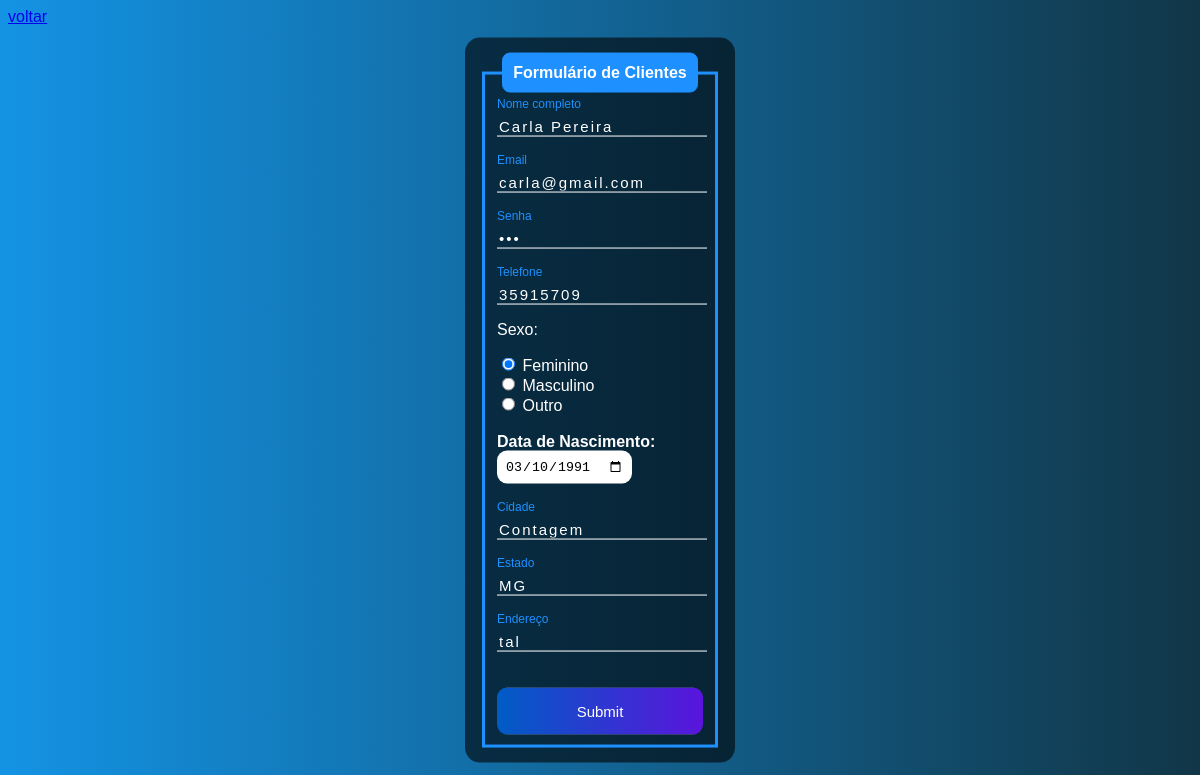
The app's page /edit.php?id=4 with its own data.
### tables this page shows
CREATE TABLE `usuarios` (
  `id` smallint(6) NOT NULL,
  `nome` varchar(50) DEFAULT NULL,
  `email` varchar(150) DEFAULT NULL,
  `senha` varchar(50) DEFAULT NULL,
  `telefone` varchar(15) DEFAULT NULL,
  `sexo` char(15) DEFAULT NULL,
  `data_nasc` date DEFAULT NULL,
  `cidade` varchar(50) DEFAULT NULL,
  `estado` varchar(50) DEFAULT NULL,
  `endereco` varchar(50) DEFAULT NULL
);

### edit.php (the view, shortened to what this page needs)
<?php
if(!empty($_GET['id']))
{
include_once ('config.php');
$id = $_GET['id'];
$sqlSelect = "SELECT * FROM usuarios WHERE id=$id";
$result = $conexao->query($sqlSelect);
if($result->num_rows > 0)
{
    while($user_data = mysqli_fetch_assoc($result))
    {
        $nome = $user_data['nome'];
        $email = $user_data['email'];
        $senha = $user_data['senha'];
        $telefone = $user_data['telefone'];
        $sexo = $user_data['sexo'];
        $data_nasc = $user_data['data_nasc'];
        $cidade = $user_data['cidade'];
        $estado = $user_data['estado'];
        $endereco = $user_data['endereco'];
    }
}
else
{
    header('Location: sistema.php');
}
}
else
{
    header('Location: sistema.php');
}
?>
<!DOCTYPE html>
<html lang="en">
<head>
    <link rel="stylesheet" type="text/css" href="css/edit-style.css">
</head>
<body>
    <a href="sistema.php">voltar</a>
    <div class="box">
        <form id="edit" action="saveEdit.php" method="POST">
            <fieldset>
                <legend><b>Formulário de Clientes</b></legend>
                <br>
                <div class="inputBox">
                    <input type="text" name="nome" id="nome" class="inputUser" value="<?php echo $nome ?>" required>
                    <label for="nome" class="labelInput">Nome completo</label>
                </div>
                <br><br>
                <div class="inputBox">
                    <input type="text" name="email" id="email" class="inputUser" value="<?php echo $email ?>" required>
                    <label for="email" class="labelInput">Email</label>
                </div>
                <br><br>
                <div class="inputBox">
                    <input type="password" name="senha" id="senha" class="inputUser" value="<?php echo $senha ?>" required>
                    <label for="senha" class="labelInput">Senha</label>
                </div>
                <br><br>
                <div class="inputBox">
                    <input type="tel" name="telefone" id="telefone" class="inputUser" value="<?php echo $telefone ?>" required>
                    <label for="telefone" class="labelInput">Telefone</label>
                </div>
                <p>Sexo:</p>
                <input type="radio" id="feminino" name="genero" value="feminino" <?php echo ($sexo == 'feminino') ? 'checked' : '' ?> required>
                <label for="femininno">Feminino</label>
                <br>
                <input type="radio" id="masculino" name="genero" value="masculino" <?php echo ($sexo == 'masculino') ? 'checked' : '' ?> required>
                <label for="masculino">Masculino</label>
                <br>
                <input type="radio" id="outro" name="genero" value="outro" <?php echo ($sexo == 'outro') ? 'checked' : '' ?> required>
                <label for="outro">Outro</label>
                <br><br>
                <label for="data_nascimento"><b>Data de Nascimento:</b></label>
                <input type="date" name="data_nascimento" id="data_nascimento" value="<?php echo $data_nasc ?>" required>
                <br><br><br>
                <div class="inputBox">
                    <input type="text" name="cidade" id="cidade" class="inputUser" value="<?php echo $cidade ?>" required>
                    <label for="cidade" class="labelInput">Cidade</label>
                </div>
                <br><br>
                <div class="inputBox">
                    <input type="text" name="estado" id="estado" class="inputUser" value="<?php echo $estado ?>" required>
                    <label for="estado" class="labelInput">Estado</label>
                </div>
                <br><br>
                <div class="inputBox">
                    <input type="text" name="endereco" id="endereco" class="inputUser" value="<?php echo $endereco ?>" required>
                    <label for="endereco" class="labelInput">Endereço</label>
                </div>
                <br><br>
                <input type="submit" name="update" id="update">
            </fieldset>
        </form>
    </div>
</body>
</html>

### css/edit-style.css (style rules this page uses)
body { font-family: Arial, Helvetica, sans-serif; background-image: linear-gradient(to right, rgb(20, 147, 228), rgb(17, 54, 71)); }
.box { color: white; position: absolute; top: 50%; left: 50%; transform: translate(-50%, -50%); background-color: rgba(0, 0, 0, 0.6); padding: 15px; border-radius: 15px; width: 20%; }
fieldset { border: 3px solid dodgerblue; }
legend { border: 1px solid dodgerblue; padding: 10px; text-align: center; background-color: dodgerblue; border-radius: 8px; }
.inputBox { position: relative; }
.inputUser { background: none; border: none; border-bottom: 1px solid white; outline: none; color: white; font-size: 15px; width: 100%; letter-spacing: 2px; }
.labelInput { position: absolute; top: 0px; left: 0px; pointer-events: none; transition: .5s; }
.inputUser:focus ~ .labelInput, .inputUser:valid ~ .labelInput { top: -20px; font-size: 12px; color: dodgerblue; }
#data_nascimento { border: none; padding: 8px; border-radius: 10px; outline: none; }
#update { background-image: linear-gradient(to right, rgb(0, 92, 197), rgb(90, 20, 220)); width: 100%; border: none; padding: 15px; color: white; font-size: 15px; cursor: pointer; border-radius: 10px; }

### records on screen
usuarios: nome "Carla Pereira", email "carla@gmail.com", telefone "35915709", sexo "☑", sexo "☐ Masculino", sexo "☐ Outro", data_nascimento "03/10/1991", cidade "Contagem", estado "MG", endereco "tal"
